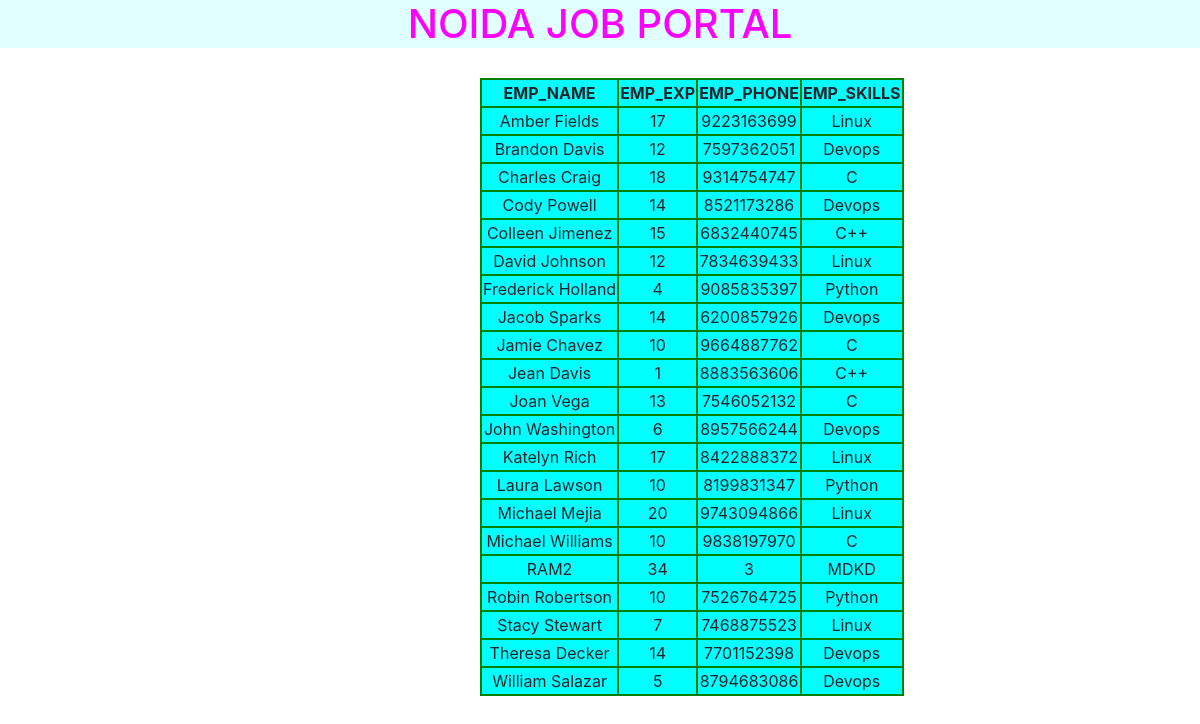
Screenshot of /noi/ with the database file from the repository.
### jp001/models.py (models this page shows)
class indiaJob3(models.Model):
    empname=models.CharField(max_length=30)
    empexp=models.IntegerField()
    empskills=models.CharField(max_length=30)
    empphone=models.IntegerField()

### jp001/views.py (the view)
# urls.py: url(r'^noi/',views.job5),
def job5(request):
    emp_list=indiaJob3.objects.order_by('empname')
    my_dict={'emp_list':emp_list}
    return render(request,'jp001/noidajobs.html',context=my_dict)

### templates/jp001/noidajobs.html (shortened to what this page needs)
<!DOCTYPE html>
{% load staticfiles%}
<html lang="en" dir="ltr">
  <head>
    <link rel="stylesheet" href="{% static "jp001/css/demo2.css"%}">
    <link rel="stylesheet" href="https://stackpath.bootstrapcdn.com/bootstrap/4.3.1/css/bootstrap.min.css">
  </head>
  <body align: "center">
    <h1>NOIDA JOB PORTAL</h1>
    {% if emp_list%}
      <table align: "center">
        <thead>
          <th>EMP_NAME</th>
          <th>EMP_EXP</th>
          <th>EMP_PHONE</th>
          <th>EMP_SKILLS</th>
      </thead>
      {% for emp in emp_list%}
      <tr>
        <td>{{emp.empname}}</td>
        <td>{{emp.empexp}}</td>
        <td>{{emp.empphone}}</td>
        <td>{{emp.empskills}}</td>
      </tr>
      {% endfor %}
      </table>
      {%else%}
      <p>No record found</p>
      {% endif %}
  </body>
</html>

### static/jp001/css/demo2.css (style rules this page uses)
body { background-image: url("https://images.unsplash.com/photo-1518186233392-c232efbf2373?ixlib=rb-1.2.1&ixid=eyJhcHBfaWQiOjEyMDd9&auto=format&fit=crop&w=967&q=80"); color: Orangered; }
table,thead,th,td { border: 2px solid green; background: Aqua; text-align: center; }
h1 { color: Magenta; text-align: center; background-color: LightCyan; }
table { margin-left: 480px; margin-top: 30px; }

### rows the page displays
indiaJob3: empname "Amber Fields", empexp "17", empphone "9223163699", empskills "Linux"
indiaJob3: empname "Brandon Davis", empexp "12", empphone "7597362051", empskills "Devops"
indiaJob3: empname "Charles Craig", empexp "18", empphone "9314754747", empskills "C"
indiaJob3: empname "Cody Powell", empexp "14", empphone "8521173286", empskills "Devops"
indiaJob3: empname "Colleen Jimenez", empexp "15", empphone "6832440745", empskills "C++"
indiaJob3: empname "David Johnson", empexp "12", empphone "7834639433", empskills "Linux"
indiaJob3: empname "Frederick Holland", empexp "4", empphone "9085835397", empskills "Python"
indiaJob3: empname "Jacob Sparks", empexp "14", empphone "6200857926", empskills "Devops"
indiaJob3: empname "Jamie Chavez", empexp "10", empphone "9664887762", empskills "C"
indiaJob3: empname "Jean Davis", empexp "1", empphone "8883563606", empskills "C++"
indiaJob3: empname "Joan Vega", empexp "13", empphone "7546052132", empskills "C"
indiaJob3: empname "John Washington", empexp "6", empphone "8957566244", empskills "Devops"
indiaJob3: empname "Katelyn Rich", empexp "17", empphone "8422888372", empskills "Linux"
indiaJob3: empname "Laura Lawson", empexp "10", empphone "8199831347", empskills "Python"
indiaJob3: empname "Michael Mejia", empexp "20", empphone "9743094866", empskills "Linux"
indiaJob3: empname "Michael Williams", empexp "10", empphone "9838197970", empskills "C"
indiaJob3: empname "RAM2", empexp "34", empphone "3", empskills "MDKD"
indiaJob3: empname "Robin Robertson", empexp "10", empphone "7526764725", empskills "Python"
indiaJob3: empname "Stacy Stewart", empexp "7", empphone "7468875523", empskills "Linux"
indiaJob3: empname "Theresa Decker", empexp "14", empphone "7701152398", empskills "Devops"
indiaJob3: empname "William Salazar", empexp "5", empphone "8794683086", empskills "Devops"
